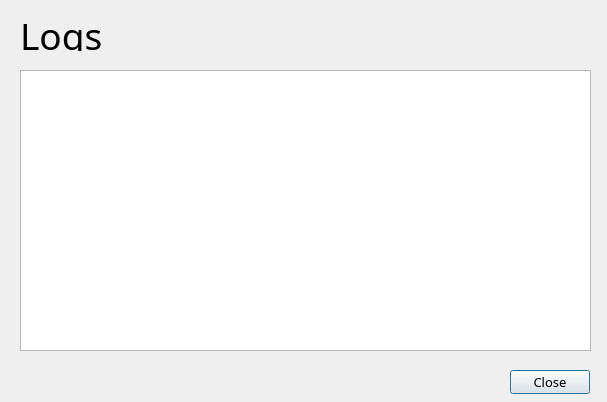
<?xml version="1.0" encoding="UTF-8"?>
<ui version="4.0">
 <class>viewHistory</class>
 <widget class="QDialog" name="viewHistory">
  <property name="windowModality">
   <enum>Qt::WindowModality::NonModal</enum>
  </property>
  <property name="geometry">
   <rect>
    <x>0</x>
    <y>0</y>
    <width>607</width>
    <height>402</height>
   </rect>
  </property>
  <property name="font">
   <font>
    <family>Noto Sans</family>
    <pointsize>10</pointsize>
   </font>
  </property>
  <property name="windowTitle">
   <string>View Logs</string>
  </property>
  <widget class="QTextBrowser" name="textBrowser">
   <property name="geometry">
    <rect>
     <x>20</x>
     <y>70</y>
     <width>571</width>
     <height>281</height>
    </rect>
   </property>
  </widget>
  <widget class="QPushButton" name="closeButton">
   <property name="geometry">
    <rect>
     <x>510</x>
     <y>370</y>
     <width>80</width>
     <height>24</height>
    </rect>
   </property>
   <property name="font">
    <font>
     <family>Noto Sans</family>
     <pointsize>10</pointsize>
    </font>
   </property>
   <property name="text">
    <string>Close</string>
   </property>
   <property name="default">
    <bool>true</bool>
   </property>
  </widget>
  <widget class="QLabel" name="label">
   <property name="geometry">
    <rect>
     <x>20</x>
     <y>20</y>
     <width>571</width>
     <height>31</height>
    </rect>
   </property>
   <property name="font">
    <font>
     <family>Courier Prime</family>
     <pointsize>28</pointsize>
    </font>
   </property>
   <property name="text">
    <string>Logs</string>
   </property>
  </widget>
 </widget>
 <resources/>
 <connections/>
</ui>
